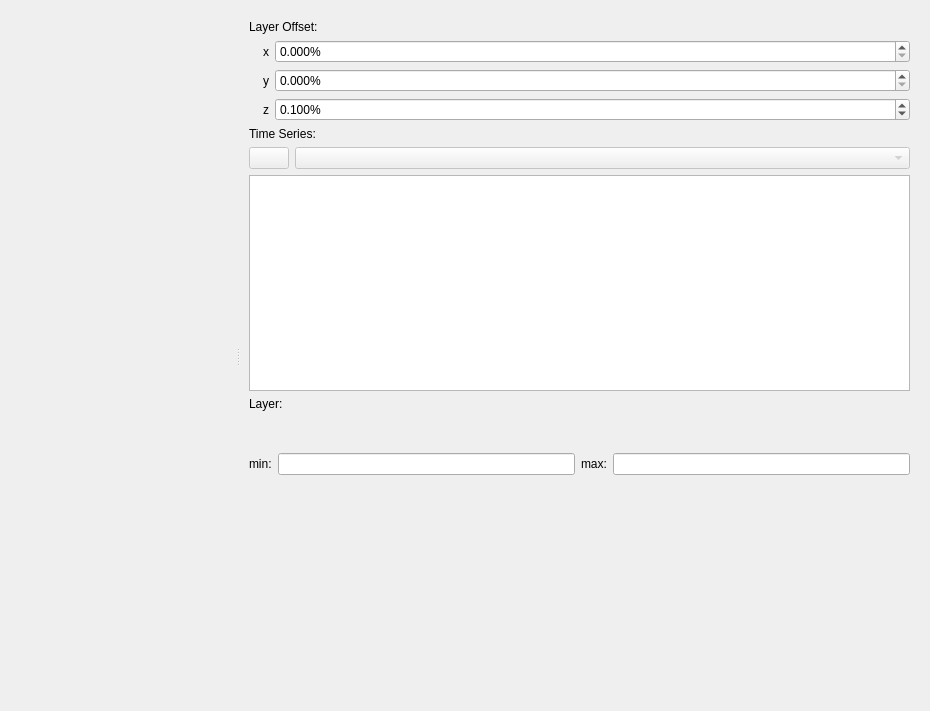
<?xml version="1.0" encoding="UTF-8"?>
<ui version="4.0">
 <class>ViewerWindow</class>
 <widget class="QWidget" name="ViewerWindow">
  <property name="geometry">
   <rect>
    <x>0</x>
    <y>0</y>
    <width>930</width>
    <height>711</height>
   </rect>
  </property>
  <property name="windowTitle">
   <string>Form</string>
  </property>
  <layout class="QHBoxLayout" name="horizontalLayout">
   <item>
    <widget class="QSplitter" name="splitter">
     <property name="orientation">
      <enum>Qt::Horizontal</enum>
     </property>
     <widget class="DM::Viewer" name="viewer" native="true">
      <property name="sizePolicy">
       <sizepolicy hsizetype="Expanding" vsizetype="Preferred">
        <horstretch>0</horstretch>
        <verstretch>0</verstretch>
       </sizepolicy>
      </property>
     </widget>
     <widget class="QFrame" name="frame">
      <property name="frameShape">
       <enum>QFrame::NoFrame</enum>
      </property>
      <property name="frameShadow">
       <enum>QFrame::Plain</enum>
      </property>
      <property name="lineWidth">
       <number>0</number>
      </property>
      <layout class="QVBoxLayout" name="verticalLayout">
       <item>
        <widget class="QLabel" name="label">
         <property name="text">
          <string>Layer Offset:</string>
         </property>
        </widget>
       </item>
       <item>
        <layout class="QHBoxLayout" name="horizontalLayout_5">
         <item>
          <widget class="QLabel" name="label_4">
           <property name="sizePolicy">
            <sizepolicy hsizetype="Maximum" vsizetype="Preferred">
             <horstretch>0</horstretch>
             <verstretch>0</verstretch>
            </sizepolicy>
           </property>
           <property name="minimumSize">
            <size>
             <width>20</width>
             <height>0</height>
            </size>
           </property>
           <property name="text">
            <string>x</string>
           </property>
           <property name="alignment">
            <set>Qt::AlignRight|Qt::AlignTrailing|Qt::AlignVCenter</set>
           </property>
           <property name="buddy">
            <cstring>x_layerOffset</cstring>
           </property>
          </widget>
         </item>
         <item>
          <widget class="QDoubleSpinBox" name="x_layerOffset">
           <property name="suffix">
            <string>%</string>
           </property>
           <property name="decimals">
            <number>3</number>
           </property>
           <property name="singleStep">
            <double>0.010000000000000</double>
           </property>
           <property name="value">
            <double>0.000000000000000</double>
           </property>
          </widget>
         </item>
        </layout>
       </item>
       <item>
        <layout class="QHBoxLayout" name="horizontalLayout_4">
         <item>
          <widget class="QLabel" name="label_3">
           <property name="sizePolicy">
            <sizepolicy hsizetype="Maximum" vsizetype="Preferred">
             <horstretch>0</horstretch>
             <verstretch>0</verstretch>
            </sizepolicy>
           </property>
           <property name="minimumSize">
            <size>
             <width>20</width>
             <height>0</height>
            </size>
           </property>
           <property name="text">
            <string>y</string>
           </property>
           <property name="alignment">
            <set>Qt::AlignRight|Qt::AlignTrailing|Qt::AlignVCenter</set>
           </property>
           <property name="buddy">
            <cstring>y_layerOffset</cstring>
           </property>
          </widget>
         </item>
         <item>
          <widget class="QDoubleSpinBox" name="y_layerOffset">
           <property name="suffix">
            <string>%</string>
           </property>
           <property name="decimals">
            <number>3</number>
           </property>
           <property name="singleStep">
            <double>0.010000000000000</double>
           </property>
           <property name="value">
            <double>0.000000000000000</double>
           </property>
          </widget>
         </item>
        </layout>
       </item>
       <item>
        <layout class="QHBoxLayout" name="horizontalLayout_3">
         <item>
          <widget class="QLabel" name="label_2">
           <property name="sizePolicy">
            <sizepolicy hsizetype="Maximum" vsizetype="Preferred">
             <horstretch>0</horstretch>
             <verstretch>0</verstretch>
            </sizepolicy>
           </property>
           <property name="minimumSize">
            <size>
             <width>20</width>
             <height>0</height>
            </size>
           </property>
           <property name="text">
            <string>z</string>
           </property>
           <property name="alignment">
            <set>Qt::AlignRight|Qt::AlignTrailing|Qt::AlignVCenter</set>
           </property>
           <property name="buddy">
            <cstring>z_layerOffset</cstring>
           </property>
          </widget>
         </item>
         <item>
          <widget class="QDoubleSpinBox" name="z_layerOffset">
           <property name="suffix">
            <string>%</string>
           </property>
           <property name="decimals">
            <number>3</number>
           </property>
           <property name="singleStep">
            <double>0.010000000000000</double>
           </property>
           <property name="value">
            <double>0.100000000000000</double>
           </property>
          </widget>
         </item>
        </layout>
       </item>
       <item>
        <widget class="QLabel" name="label_5">
         <property name="text">
          <string>Time Series:</string>
         </property>
        </widget>
       </item>
       <item>
        <layout class="QHBoxLayout" name="horizontalLayout_6">
         <item>
          <widget class="QPushButton" name="playButton">
           <property name="enabled">
            <bool>false</bool>
           </property>
           <property name="sizePolicy">
            <sizepolicy hsizetype="Maximum" vsizetype="Maximum">
             <horstretch>0</horstretch>
             <verstretch>0</verstretch>
            </sizepolicy>
           </property>
           <property name="text">
            <string/>
           </property>
           <property name="icon">
            <iconset theme="player_play">
             <normaloff/>
            </iconset>
           </property>
          </widget>
         </item>
         <item>
          <widget class="QComboBox" name="names">
           <property name="enabled">
            <bool>false</bool>
           </property>
           <property name="sizePolicy">
            <sizepolicy hsizetype="Preferred" vsizetype="Minimum">
             <horstretch>0</horstretch>
             <verstretch>0</verstretch>
            </sizepolicy>
           </property>
          </widget>
         </item>
        </layout>
       </item>
       <item>
        <widget class="QListWidget" name="layer_listWidget"/>
       </item>
       <item>
        <widget class="QLabel" name="label_6">
         <property name="text">
          <string>Layer:</string>
         </property>
        </widget>
       </item>
       <item>
        <widget class="DM::ColorBarWidget" name="color_bar_widget">
         <property name="sizePolicy">
          <sizepolicy hsizetype="MinimumExpanding" vsizetype="Preferred">
           <horstretch>0</horstretch>
           <verstretch>0</verstretch>
          </sizepolicy>
         </property>
         <property name="minimumSize">
          <size>
           <width>0</width>
           <height>30</height>
          </size>
         </property>
        </widget>
       </item>
       <item>
        <layout class="QHBoxLayout" name="horizontalLayout_2">
         <property name="leftMargin">
          <number>0</number>
         </property>
         <item>
          <widget class="QLabel" name="label_7">
           <property name="text">
            <string>min:</string>
           </property>
          </widget>
         </item>
         <item>
          <widget class="QLineEdit" name="min">
           <property name="readOnly">
            <bool>true</bool>
           </property>
          </widget>
         </item>
         <item>
          <widget class="QLabel" name="label_8">
           <property name="text">
            <string>max:</string>
           </property>
          </widget>
         </item>
         <item>
          <widget class="QLineEdit" name="max">
           <property name="readOnly">
            <bool>true</bool>
           </property>
          </widget>
         </item>
        </layout>
       </item>
       <item>
        <spacer name="verticalSpacer">
         <property name="orientation">
          <enum>Qt::Vertical</enum>
         </property>
         <property name="sizeHint" stdset="0">
          <size>
           <width>20</width>
           <height>159</height>
          </size>
         </property>
        </spacer>
       </item>
      </layout>
     </widget>
    </widget>
   </item>
  </layout>
  <action name="actionAdd_Layer">
   <property name="text">
    <string>Add Layer</string>
   </property>
   <property name="shortcut">
    <string>Ctrl+A</string>
   </property>
  </action>
  <action name="actionReset_View">
   <property name="text">
    <string>Reset View</string>
   </property>
   <property name="shortcut">
    <string>Ctrl+Shift+R</string>
   </property>
  </action>
 </widget>
 <customwidgets>
  <customwidget>
   <class>DM::Viewer</class>
   <extends></extends>
   <header>dmviewer.h</header>
  </customwidget>
  <customwidget>
   <class>DM::ColorBarWidget</class>
   <extends>QLabel</extends>
   <header>dmcolorbarwidget.h</header>
  </customwidget>
 </customwidgets>
 <resources/>
 <connections/>
</ui>
